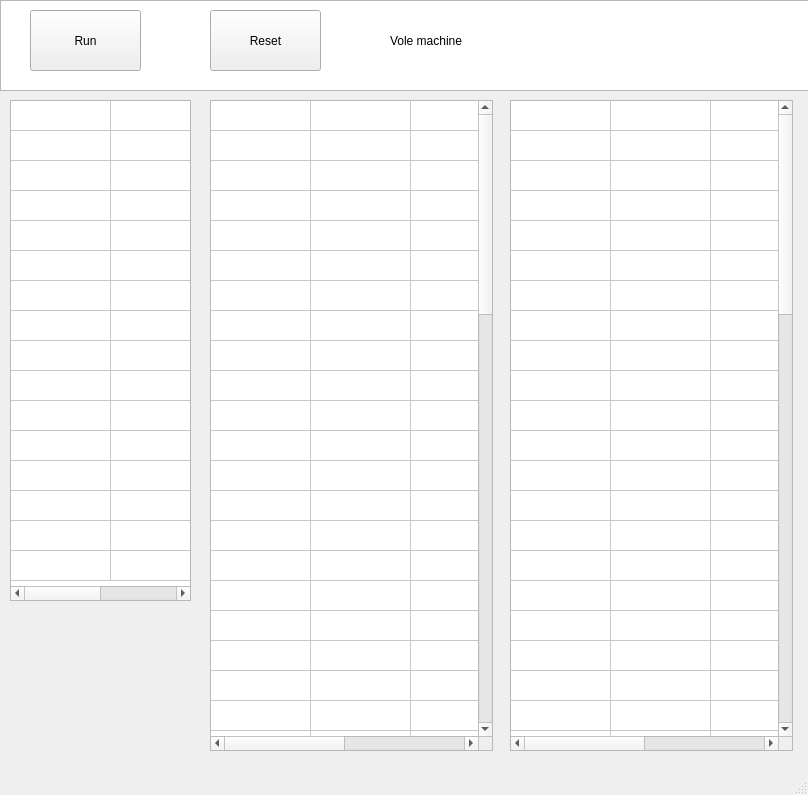
<?xml version="1.0" encoding="UTF-8"?>
<ui version="4.0">
 <class>MainWindow</class>
 <widget class="QMainWindow" name="MainWindow">
  <property name="geometry">
   <rect>
    <x>0</x>
    <y>0</y>
    <width>808</width>
    <height>795</height>
   </rect>
  </property>
  <property name="windowTitle">
   <string>MainWindow</string>
  </property>
  <widget class="QWidget" name="centralwidget">
   <widget class="QListWidget" name="listWidget_6">
    <property name="geometry">
     <rect>
      <x>0</x>
      <y>0</y>
      <width>1051</width>
      <height>91</height>
     </rect>
    </property>
   </widget>
   <widget class="QPushButton" name="omar">
    <property name="geometry">
     <rect>
      <x>30</x>
      <y>10</y>
      <width>111</width>
      <height>61</height>
     </rect>
    </property>
    <property name="text">
     <string>Run</string>
    </property>
   </widget>
   <widget class="QPushButton" name="reset">
    <property name="geometry">
     <rect>
      <x>210</x>
      <y>10</y>
      <width>111</width>
      <height>61</height>
     </rect>
    </property>
    <property name="text">
     <string>Reset</string>
    </property>
   </widget>
   <widget class="QLabel" name="logo">
    <property name="geometry">
     <rect>
      <x>390</x>
      <y>0</y>
      <width>331</width>
      <height>81</height>
     </rect>
    </property>
    <property name="text">
     <string>Vole machine</string>
    </property>
   </widget>
   <widget class="QTableWidget" name="tableWidget">
    <property name="enabled">
     <bool>true</bool>
    </property>
    <property name="geometry">
     <rect>
      <x>210</x>
      <y>100</y>
      <width>283</width>
      <height>651</height>
     </rect>
    </property>
    <property name="minimumSize">
     <size>
      <width>200</width>
      <height>0</height>
     </size>
    </property>
    <property name="sizeAdjustPolicy">
     <enum>QAbstractScrollArea::SizeAdjustPolicy::AdjustIgnored</enum>
    </property>
    <property name="iconSize">
     <size>
      <width>0</width>
      <height>0</height>
     </size>
    </property>
    <property name="gridStyle">
     <enum>Qt::PenStyle::SolidLine</enum>
    </property>
    <attribute name="horizontalHeaderVisible">
     <bool>false</bool>
    </attribute>
    <attribute name="horizontalHeaderHighlightSections">
     <bool>true</bool>
    </attribute>
    <attribute name="verticalHeaderVisible">
     <bool>false</bool>
    </attribute>
    <row>
     <property name="text">
      <string>New Row</string>
     </property>
    </row>
    <row>
     <property name="text">
      <string>New Row</string>
     </property>
    </row>
    <row>
     <property name="text">
      <string>New Row</string>
     </property>
    </row>
    <row>
     <property name="text">
      <string>New Row</string>
     </property>
    </row>
    <row>
     <property name="text">
      <string>New Row</string>
     </property>
    </row>
    <row>
     <property name="text">
      <string>New Row</string>
     </property>
    </row>
    <row>
     <property name="text">
      <string>New Row</string>
     </property>
    </row>
    <row>
     <property name="text">
      <string>New Row</string>
     </property>
    </row>
    <row>
     <property name="text">
      <string>New Row</string>
     </property>
    </row>
    <row>
     <property name="text">
      <string>New Row</string>
     </property>
    </row>
    <row>
     <property name="text">
      <string>New Row</string>
     </property>
    </row>
    <row>
     <property name="text">
      <string>New Row</string>
     </property>
    </row>
    <row>
     <property name="text">
      <string>New Row</string>
     </property>
    </row>
    <row>
     <property name="text">
      <string>New Row</string>
     </property>
    </row>
    <row>
     <property name="text">
      <string>New Row</string>
     </property>
    </row>
    <row>
     <property name="text">
      <string>New Row</string>
     </property>
    </row>
    <row>
     <property name="text">
      <string>New Row</string>
     </property>
    </row>
    <row>
     <property name="text">
      <string>New Row</string>
     </property>
    </row>
    <row>
     <property name="text">
      <string>New Row</string>
     </property>
    </row>
    <row>
     <property name="text">
      <string>New Row</string>
     </property>
    </row>
    <row>
     <property name="text">
      <string>New Row</string>
     </property>
    </row>
    <row>
     <property name="text">
      <string>New Row</string>
     </property>
    </row>
    <row>
     <property name="text">
      <string>New Row</string>
     </property>
    </row>
    <row>
     <property name="text">
      <string>New Row</string>
     </property>
    </row>
    <row>
     <property name="text">
      <string>New Row</string>
     </property>
    </row>
    <row>
     <property name="text">
      <string>New Row</string>
     </property>
    </row>
    <row>
     <property name="text">
      <string>New Row</string>
     </property>
    </row>
    <row>
     <property name="text">
      <string>New Row</string>
     </property>
    </row>
    <row>
     <property name="text">
      <string>New Row</string>
     </property>
    </row>
    <row>
     <property name="text">
      <string>New Row</string>
     </property>
    </row>
    <row>
     <property name="text">
      <string>New Row</string>
     </property>
    </row>
    <row>
     <property name="text">
      <string>New Row</string>
     </property>
    </row>
    <row>
     <property name="text">
      <string>New Row</string>
     </property>
    </row>
    <row>
     <property name="text">
      <string>New Row</string>
     </property>
    </row>
    <row>
     <property name="text">
      <string>New Row</string>
     </property>
    </row>
    <row>
     <property name="text">
      <string>New Row</string>
     </property>
    </row>
    <row>
     <property name="text">
      <string>New Row</string>
     </property>
    </row>
    <row>
     <property name="text">
      <string>New Row</string>
     </property>
    </row>
    <row>
     <property name="text">
      <string>New Row</string>
     </property>
    </row>
    <row>
     <property name="text">
      <string>New Row</string>
     </property>
    </row>
    <row>
     <property name="text">
      <string>New Row</string>
     </property>
    </row>
    <row>
     <property name="text">
      <string>New Row</string>
     </property>
    </row>
    <row>
     <property name="text">
      <string>New Row</string>
     </property>
    </row>
    <row>
     <property name="text">
      <string>New Row</string>
     </property>
    </row>
    <row>
     <property name="text">
      <string>New Row</string>
     </property>
    </row>
    <row>
     <property name="text">
      <string>New Row</string>
     </property>
    </row>
    <row>
     <property name="text">
      <string>New Row</string>
     </property>
    </row>
    <row>
     <property name="text">
      <string>New Row</string>
     </property>
    </row>
    <row>
     <property name="text">
      <string>New Row</string>
     </property>
    </row>
    <row>
     <property name="text">
      <string>New Row</string>
     </property>
    </row>
    <row>
     <property name="text">
      <string>New Row</string>
     </property>
    </row>
    <row>
     <property name="text">
      <string>New Row</string>
     </property>
    </row>
    <row>
     <property name="text">
      <string>New Row</string>
     </property>
    </row>
    <row>
     <property name="text">
      <string>New Row</string>
     </property>
    </row>
    <row>
     <property name="text">
      <string>New Row</string>
     </property>
    </row>
    <row>
     <property name="text">
      <string>New Row</string>
     </property>
    </row>
    <row>
     <property name="text">
      <string>New Row</string>
     </property>
    </row>
    <row>
     <property name="text">
      <string>New Row</string>
     </property>
    </row>
    <row>
     <property name="text">
      <string>New Row</string>
     </property>
    </row>
    <row>
     <property name="text">
      <string>New Row</string>
     </property>
    </row>
    <row>
     <property name="text">
      <string>New Row</string>
     </property>
    </row>
    <row>
     <property name="text">
      <string>New Row</string>
     </property>
    </row>
    <row>
     <property name="text">
      <string>New Row</string>
     </property>
    </row>
    <row>
     <property name="text">
      <string>New Row</string>
     </property>
    </row>
    <column>
     <property name="text">
      <string>New Column</string>
     </property>
     <property name="background">
      <color>
       <red>0</red>
       <green>0</green>
       <blue>0</blue>
      </color>
     </property>
    </column>
    <column>
     <property name="text">
      <string>New Column</string>
     </property>
    </column>
    <column>
     <property name="text">
      <string>New Column</string>
     </property>
    </column>
    <column>
     <property name="text">
      <string>New Column</string>
     </property>
    </column>
    <item row="0" column="0">
     <property name="text">
      <string/>
     </property>
    </item>
    <item row="0" column="1">
     <property name="text">
      <string/>
     </property>
    </item>
    <item row="0" column="2">
     <property name="text">
      <string/>
     </property>
    </item>
    <item row="1" column="0">
     <property name="text">
      <string/>
     </property>
    </item>
    <item row="1" column="1">
     <property name="text">
      <string/>
     </property>
    </item>
    <item row="1" column="2">
     <property name="text">
      <string/>
     </property>
    </item>
    <item row="2" column="0">
     <property name="text">
      <string/>
     </property>
     <property name="font">
      <font>
       <pointsize>9</pointsize>
      </font>
     </property>
    </item>
    <item row="2" column="1">
     <property name="text">
      <string/>
     </property>
    </item>
    <item row="2" column="2">
     <property name="text">
      <string/>
     </property>
    </item>
   </widget>
   <widget class="QTableWidget" name="tableWidget_2">
    <property name="geometry">
     <rect>
      <x>510</x>
      <y>100</y>
      <width>283</width>
      <height>651</height>
     </rect>
    </property>
    <property name="gridStyle">
     <enum>Qt::PenStyle::SolidLine</enum>
    </property>
    <attribute name="horizontalHeaderVisible">
     <bool>false</bool>
    </attribute>
    <attribute name="horizontalHeaderHighlightSections">
     <bool>true</bool>
    </attribute>
    <attribute name="verticalHeaderVisible">
     <bool>false</bool>
    </attribute>
    <row>
     <property name="text">
      <string>New Row</string>
     </property>
    </row>
    <row>
     <property name="text">
      <string>New Row</string>
     </property>
    </row>
    <row>
     <property name="text">
      <string>New Row</string>
     </property>
    </row>
    <row>
     <property name="text">
      <string>New Row</string>
     </property>
    </row>
    <row>
     <property name="text">
      <string>New Row</string>
     </property>
    </row>
    <row>
     <property name="text">
      <string>New Row</string>
     </property>
    </row>
    <row>
     <property name="text">
      <string>New Row</string>
     </property>
    </row>
    <row>
     <property name="text">
      <string>New Row</string>
     </property>
    </row>
    <row>
     <property name="text">
      <string>New Row</string>
     </property>
    </row>
    <row>
     <property name="text">
      <string>New Row</string>
     </property>
    </row>
    <row>
     <property name="text">
      <string>New Row</string>
     </property>
    </row>
    <row>
     <property name="text">
      <string>New Row</string>
     </property>
    </row>
    <row>
     <property name="text">
      <string>New Row</string>
     </property>
    </row>
    <row>
     <property name="text">
      <string>New Row</string>
     </property>
    </row>
    <row>
     <property name="text">
      <string>New Row</string>
     </property>
    </row>
    <row>
     <property name="text">
      <string>New Row</string>
     </property>
    </row>
    <row>
     <property name="text">
      <string>New Row</string>
     </property>
    </row>
    <row>
     <property name="text">
      <string>New Row</string>
     </property>
    </row>
    <row>
     <property name="text">
      <string>New Row</string>
     </property>
    </row>
    <row>
     <property name="text">
      <string>New Row</string>
     </property>
    </row>
    <row>
     <property name="text">
      <string>New Row</string>
     </property>
    </row>
    <row>
     <property name="text">
      <string>New Row</string>
     </property>
    </row>
    <row>
     <property name="text">
      <string>New Row</string>
     </property>
    </row>
    <row>
     <property name="text">
      <string>New Row</string>
     </property>
    </row>
    <row>
     <property name="text">
      <string>New Row</string>
     </property>
    </row>
    <row>
     <property name="text">
      <string>New Row</string>
     </property>
    </row>
    <row>
     <property name="text">
      <string>New Row</string>
     </property>
    </row>
    <row>
     <property name="text">
      <string>New Row</string>
     </property>
    </row>
    <row>
     <property name="text">
      <string>New Row</string>
     </property>
    </row>
    <row>
     <property name="text">
      <string>New Row</string>
     </property>
    </row>
    <row>
     <property name="text">
      <string>New Row</string>
     </property>
    </row>
    <row>
     <property name="text">
      <string>New Row</string>
     </property>
    </row>
    <row>
     <property name="text">
      <string>New Row</string>
     </property>
    </row>
    <row>
     <property name="text">
      <string>New Row</string>
     </property>
    </row>
    <row>
     <property name="text">
      <string>New Row</string>
     </property>
    </row>
    <row>
     <property name="text">
      <string>New Row</string>
     </property>
    </row>
    <row>
     <property name="text">
      <string>New Row</string>
     </property>
    </row>
    <row>
     <property name="text">
      <string>New Row</string>
     </property>
    </row>
    <row>
     <property name="text">
      <string>New Row</string>
     </property>
    </row>
    <row>
     <property name="text">
      <string>New Row</string>
     </property>
    </row>
    <row>
     <property name="text">
      <string>New Row</string>
     </property>
    </row>
    <row>
     <property name="text">
      <string>New Row</string>
     </property>
    </row>
    <row>
     <property name="text">
      <string>New Row</string>
     </property>
    </row>
    <row>
     <property name="text">
      <string>New Row</string>
     </property>
    </row>
    <row>
     <property name="text">
      <string>New Row</string>
     </property>
    </row>
    <row>
     <property name="text">
      <string>New Row</string>
     </property>
    </row>
    <row>
     <property name="text">
      <string>New Row</string>
     </property>
    </row>
    <row>
     <property name="text">
      <string>New Row</string>
     </property>
    </row>
    <row>
     <property name="text">
      <string>New Row</string>
     </property>
    </row>
    <row>
     <property name="text">
      <string>New Row</string>
     </property>
    </row>
    <row>
     <property name="text">
      <string>New Row</string>
     </property>
    </row>
    <row>
     <property name="text">
      <string>New Row</string>
     </property>
    </row>
    <row>
     <property name="text">
      <string>New Row</string>
     </property>
    </row>
    <row>
     <property name="text">
      <string>New Row</string>
     </property>
    </row>
    <row>
     <property name="text">
      <string>New Row</string>
     </property>
    </row>
    <row>
     <property name="text">
      <string>New Row</string>
     </property>
    </row>
    <row>
     <property name="text">
      <string>New Row</string>
     </property>
    </row>
    <row>
     <property name="text">
      <string>New Row</string>
     </property>
    </row>
    <row>
     <property name="text">
      <string>New Row</string>
     </property>
    </row>
    <row>
     <property name="text">
      <string>New Row</string>
     </property>
    </row>
    <row>
     <property name="text">
      <string>New Row</string>
     </property>
    </row>
    <row>
     <property name="text">
      <string>New Row</string>
     </property>
    </row>
    <row>
     <property name="text">
      <string>New Row</string>
     </property>
    </row>
    <row>
     <property name="text">
      <string>New Row</string>
     </property>
    </row>
    <column>
     <property name="text">
      <string>New Column</string>
     </property>
    </column>
    <column>
     <property name="text">
      <string>New Column</string>
     </property>
    </column>
    <column>
     <property name="text">
      <string>New Column</string>
     </property>
    </column>
    <column>
     <property name="text">
      <string>New Column</string>
     </property>
    </column>
   </widget>
   <widget class="QTableWidget" name="tableWidget_3">
    <property name="geometry">
     <rect>
      <x>10</x>
      <y>100</y>
      <width>181</width>
      <height>501</height>
     </rect>
    </property>
    <attribute name="horizontalHeaderVisible">
     <bool>false</bool>
    </attribute>
    <attribute name="verticalHeaderVisible">
     <bool>false</bool>
    </attribute>
    <row>
     <property name="text">
      <string/>
     </property>
    </row>
    <row>
     <property name="text">
      <string/>
     </property>
    </row>
    <row>
     <property name="text">
      <string/>
     </property>
    </row>
    <row>
     <property name="text">
      <string/>
     </property>
    </row>
    <row>
     <property name="text">
      <string/>
     </property>
    </row>
    <row>
     <property name="text">
      <string/>
     </property>
    </row>
    <row>
     <property name="text">
      <string/>
     </property>
    </row>
    <row>
     <property name="text">
      <string/>
     </property>
    </row>
    <row>
     <property name="text">
      <string/>
     </property>
    </row>
    <row>
     <property name="text">
      <string/>
     </property>
    </row>
    <row>
     <property name="text">
      <string/>
     </property>
    </row>
    <row>
     <property name="text">
      <string/>
     </property>
    </row>
    <row>
     <property name="text">
      <string/>
     </property>
    </row>
    <row>
     <property name="text">
      <string/>
     </property>
    </row>
    <row>
     <property name="text">
      <string/>
     </property>
    </row>
    <row>
     <property name="text">
      <string/>
     </property>
    </row>
    <column>
     <property name="text">
      <string/>
     </property>
    </column>
    <column>
     <property name="text">
      <string/>
     </property>
    </column>
   </widget>
  </widget>
  <widget class="QMenuBar" name="menubar">
   <property name="geometry">
    <rect>
     <x>0</x>
     <y>0</y>
     <width>808</width>
     <height>25</height>
    </rect>
   </property>
  </widget>
  <widget class="QStatusBar" name="statusbar"/>
 </widget>
 <resources/>
 <connections/>
</ui>
